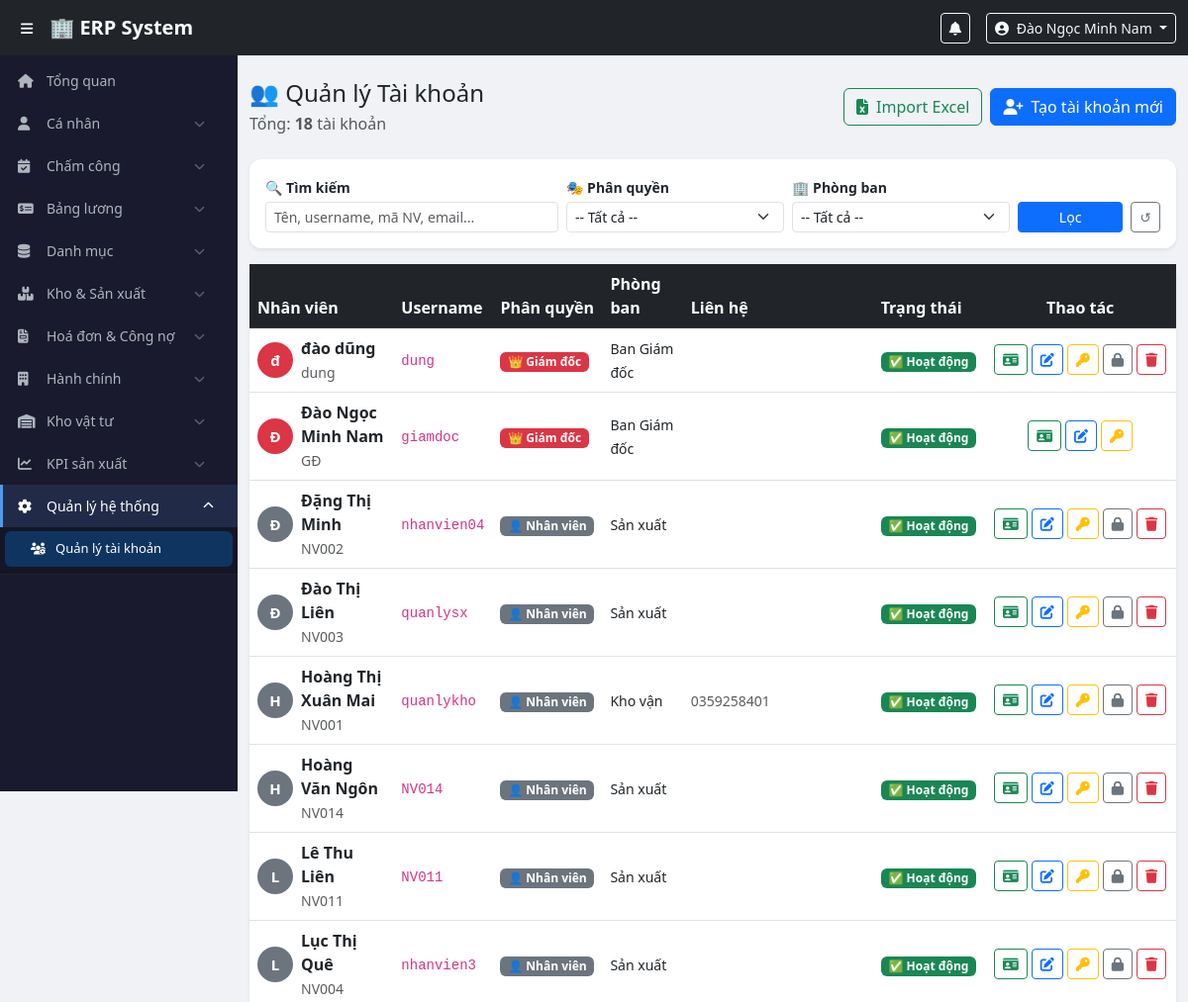
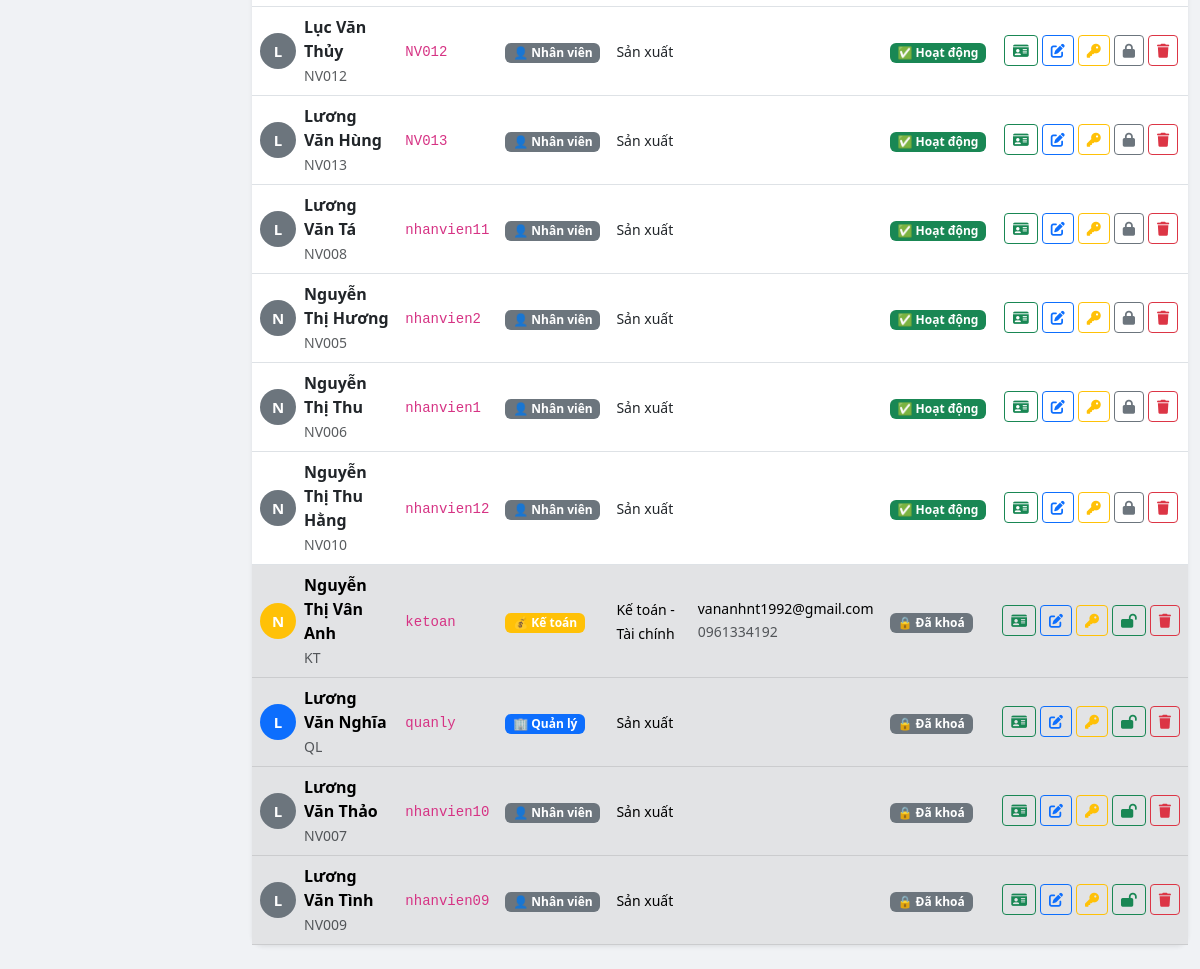
The app's page /modules/users/index.php (signed in) with its own data (2 pictures, top to bottom).
### tables this page shows
CREATE TABLE `users` (
  `id` int(11) NOT NULL,
  `employee_code` varchar(20) NOT NULL,
  `full_name` varchar(100) NOT NULL,
  `username` varchar(50) NOT NULL,
  `password_hash` varchar(255) NOT NULL,
  `email` varchar(100) DEFAULT NULL,
  `phone` varchar(20) DEFAULT NULL,
  `role_id` int(11) NOT NULL,
  `department_id` int(11) DEFAULT NULL,
  `is_active` tinyint(1) DEFAULT 1,
  `created_at` timestamp NOT NULL DEFAULT current_timestamp()
);

CREATE TABLE `roles` (
  `id` int(11) NOT NULL,
  `name` varchar(50) NOT NULL,
  `display_name` varchar(100) NOT NULL
);

CREATE TABLE `departments` (
  `id` int(11) NOT NULL,
  `name` varchar(100) NOT NULL,
  `created_at` timestamp NOT NULL DEFAULT current_timestamp()
);

### config/auth.php (called while the page is built, shortened)
<?php
function isLoggedIn() {
    return isset($_SESSION['user_id']) && !empty($_SESSION['user_id']);
}
function hasRole(...$roles) {
    return in_array($_SESSION['role'], $roles);
}
function currentUser() {
    return [
        'id'          => $_SESSION['user_id']   ?? null,
        'full_name'   => $_SESSION['full_name'] ?? '',
        'username'    => $_SESSION['username']  ?? '',
        'role'        => $_SESSION['role']      ?? '',
        'role_name'   => $_SESSION['role_name'] ?? '',
        'employee_code' => $_SESSION['employee_code'] ?? '',
        'department_id' => $_SESSION['department_id'] ?? null,
    ];
}
function getRoleBadge($role) {
    $map = [
        'director'   => ['class' => 'danger',   'icon' => '👑', 'label' => 'Giám đốc'],
        'accountant' => ['class' => 'warning',   'icon' => '💰', 'label' => 'Kế toán'],
        'manager'    => ['class' => 'primary',   'icon' => '🏢', 'label' => 'Quản lý'],
        'warehouse'  => ['class' => 'info',      'icon' => '📦', 'label' => 'Quản lý Kho'],
        'production' => ['class' => 'success',   'icon' => '🏭', 'label' => 'Quản lý SX'],
        'employee'   => ['class' => 'secondary', 'icon' => '👤', 'label' => 'Nhân viên'],
    ];
    return $map[$role] ?? ['class' => 'secondary', 'icon' => '❓', 'label' => $role];
}
?>

### modules/users/index.php (the view, shortened to what this page needs)
<?php
require_once $_SERVER['DOCUMENT_ROOT'] . '/erp/config/auth.php';
$pdo  = getDBConnection();
$search     = trim($_GET['search']  ?? '');
$sql    = "SELECT u.*, r.name AS role, r.display_name AS role_name, d.name AS dept_name
           FROM users u
           JOIN roles r ON u.role_id = r.id
           LEFT JOIN departments d ON u.department_id = d.id
           WHERE 1=1 ";
$params = [];
$sql .= " ORDER BY u.is_active DESC, r.id ASC, u.full_name ASC";
$stmt = $pdo->prepare($sql);
$stmt->execute($params);
$users = $stmt->fetchAll();
include $_SERVER['DOCUMENT_ROOT'] . '/erp/includes/header.php';
include $_SERVER['DOCUMENT_ROOT'] . '/erp/includes/sidebar.php';
?>
<div class="main-content">
<div class="container-fluid py-4">
    <div class="d-flex justify-content-between align-items-center mb-4">
        <div>
            <h4 class="mb-1">👥 Quản lý Tài khoản</h4>
            <p class="text-muted mb-0">Tổng: <strong><?= count($users) ?></strong> tài khoản</p>
        </div>
        <div class="d-flex gap-2">
            <a href="/erp/modules/users/import_excel.php" class="btn btn-outline-success">
                <i class="fas fa-file-excel me-2"></i>Import Excel
            </a>
            <a href="/erp/modules/users/create.php" class="btn btn-primary">
                <i class="fas fa-user-plus me-2"></i>Tạo tài khoản mới
            </a>
        </div>
    </div>
    <div class="card border-0 shadow-sm mb-3">
        <div class="card-body py-3">
            <form method="GET" class="row g-2 align-items-end">
                <div class="col-md-4">
                    <label class="form-label small fw-semibold mb-1">🔍 Tìm kiếm</label>
                    <input type="text" name="search" class="form-control form-control-sm"
                           placeholder="Tên, username, mã NV, email..."
                           value="<?= htmlspecialchars($search) ?>">
                </div>
                <div class="col-md-3">
                    <label class="form-label small fw-semibold mb-1">🎭 Phân quyền</label>
                    <select name="role" class="form-select form-select-sm">
                        <option value="">-- Tất cả --</option>
                    </select>
                </div>
                <div class="col-md-3">
                    <label class="form-label small fw-semibold mb-1">🏢 Phòng ban</label>
                    <select name="dept" class="form-select form-select-sm">
                        <option value="">-- Tất cả --</option>
                    </select>
                </div>
                <div class="col-md-2 d-flex gap-2">
                    <button type="submit" class="btn btn-primary btn-sm w-100">Lọc</button>
                    <a href="/erp/modules/users/index.php" class="btn btn-outline-secondary btn-sm">↺</a>
                </div>
            </form>
        </div>
    </div>
    <div class="card border-0 shadow-sm">
        <div class="card-body p-0">
            <div class="table-responsive">
                <table class="table table-hover align-middle mb-0">
                    <thead class="table-dark">
                        <tr>
                            <th>Nhân viên</th>
                            <th>Username</th>
                            <th>Phân quyền</th>
                            <th>Phòng ban</th>
                            <th>Liên hệ</th>
                            <th>Trạng thái</th>
                            <th class="text-center">Thao tác</th>
                        </tr>
                    </thead>
                    <tbody>
                    <?php foreach ($users as $u): ?>
                    <?php $badge = getRoleBadge($u['role']); ?>
                    <tr class="<?= !$u['is_active'] ? 'table-secondary text-muted' : '' ?>">
                        <td>
                            <div class="d-flex align-items-center gap-2">
                                <div class="avatar-circle bg-<?= $badge['class'] ?>">
                                    <?= mb_substr($u['full_name'], 0, 1) ?>
                                </div>
                                <div>
                                    <div class="fw-semibold"><?= htmlspecialchars($u['full_name']) ?></div>
                                    <small class="text-muted"><?= htmlspecialchars($u['employee_code']) ?></small>
                                </div>
                            </div>
                        </td>
                        <td><code><?= htmlspecialchars($u['username']) ?></code></td>
                        <td>
                            <span class="badge bg-<?= $badge['class'] ?>">
                                <?= $badge['icon'] ?> <?= $badge['label'] ?>
                            </span>
                        </td>
                        <td><small><?= htmlspecialchars($u['dept_name'] ?? '-') ?></small></td>
                        <td>
                            <small class="d-block"><?= htmlspecialchars($u['email'] ?? '-') ?></small>
                            <small class="text-muted"><?= htmlspecialchars($u['phone'] ?? '') ?></small>
                        </td>
                        <td>
                            <?php if ($u['is_active']): ?>
                                <span class="badge bg-success">✅ Hoạt động</span>
                            <?php else: ?>
                                <span class="badge bg-secondary">🔒 Đã khoá</span>
                            <?php endif; ?>
                        </td>
                        <td class="text-center">
                            <div class="d-flex justify-content-center gap-1">
				<a href="/erp/modules/users/profile.php?id=<?= $u['id'] ?>"
  					class="btn btn-sm btn-outline-success" title="Hồ sơ nhân viên">
  					  <i class="fas fa-id-card"></i>
				</a>
                                <a href="/erp/modules/users/edit.php?id=<?= $u['id'] ?>"
                                   class="btn btn-sm btn-outline-primary" title="Chỉnh sửa">
                                    <i class="fas fa-edit"></i>
                                </a>
                                <a href="/erp/modules/users/change_password.php?id=<?= $u['id'] ?>"
                                   class="btn btn-sm btn-outline-warning" title="Đổi mật khẩu">
                                    <i class="fas fa-key"></i>
                                </a>
                                <?php if ($u['id'] !== $user['id']): ?>
                                <form method="POST" class="d-inline">
                                    <?php if ($u['is_active']): ?>
                                        <button type="submit" class="btn btn-sm btn-outline-secondary" title="Khoá tài khoản"
                                                onclick="return confirm('Khoá tài khoản <?= htmlspecialchars($u['full_name']) ?>?')">
                                            <i class="fas fa-lock"></i>
                                        </button>
                                    <?php else: ?>
                                        <button type="submit" class="btn btn-sm btn-outline-success" title="Mở khoá">
                                            <i class="fas fa-lock-open"></i>
                                        </button>
                                    <?php endif; ?>
                                </form>
                                <?php if (hasRole('director')): ?>
                                <form method="POST" class="d-inline">
                                    <button type="submit" class="btn btn-sm btn-outline-danger" title="Xoá tài khoản"
                                            onclick="return confirm('⚠️ Xoá tài khoản <?= htmlspecialchars($u['full_name']) ?>?\nHành động này không thể hoàn tác!')">
                                        <i class="fas fa-trash"></i>
                                    </button>
                                </form>
                                <?php endif; ?>
                                <?php endif; ?>
                            </div>
                        </td>
                    </tr>
                    <?php endforeach; ?>
                    </tbody>
                </table>
            </div>
        </div>
    </div>
</div>
</div>
<?php include $_SERVER['DOCUMENT_ROOT'] . '/erp/includes/footer.php'; ?>

### includes/header.php (shortened to what this page needs)
<?php
$user = currentUser();
?>
<!DOCTYPE html>
<html lang="vi">
<head>
    <link href="https://cdn.jsdelivr.net/npm/bootstrap@5.3.0/dist/css/bootstrap.min.css" rel="stylesheet">
    <link href="https://cdnjs.cloudflare.com/ajax/libs/font-awesome/6.4.0/css/all.min.css" rel="stylesheet">
    <link href="/erp/assets/css/style.css" rel="stylesheet">
</head>
<body>
<nav class="navbar navbar-expand-lg navbar-dark bg-dark fixed-top" style="z-index:1030;">
    <div class="container-fluid">
        <button class="btn btn-sm text-white me-2" id="sidebarToggle">
            <i class="fas fa-bars"></i>
        </button>
        <a class="navbar-brand fw-bold" href="/erp/dashboard.php">🏢 ERP System</a>
        <div class="ms-auto d-flex align-items-center gap-3">
            <div class="dropdown">
                <button class="btn btn-sm btn-outline-light position-relative" data-bs-toggle="dropdown">
                    <i class="fas fa-bell"></i>
                </button>
            </div>
            <div class="dropdown">
                <button class="btn btn-sm btn-outline-light dropdown-toggle" data-bs-toggle="dropdown">
                    <i class="fas fa-user-circle me-1"></i>
                    <?= htmlspecialchars($user['full_name']) ?>
                </button>
            </div>
        </div>
    </div>
</nav>

### assets/css/style.css (style rules this page uses)
body { padding-top: 56px; background: #f0f2f5; font-family: 'Segoe UI', sans-serif; }
.main-content { margin-left: 240px; transition: margin-left 0.3s; min-height: calc(100vh - 56px); }
.card { border-radius: 12px !important; }

### modules/users/index.php (style rules this page uses)
.avatar-circle { width: 36px; height: 36px; border-radius: 50%; display: inline-flex; align-items: center; justify-content: center; color: white; font-weight: 700; font-size: 15px; flex-shrink: 0; }

### records on screen
users: full_name "Đào Ngọc Minh Nam", full_name "Đ", employee_code "GĐ", username "giamdoc", role.name "👑", role.name "Giám đốc", department.name "Ban Giám đốc", is_active "✅ Hoạt động"
users: full_name "đ", full_name "đào dũng", employee_code "dung", username "dung", role.name "👑", role.name "Giám đốc", department.name "Ban Giám đốc", is_active "✅ Hoạt động"
users: full_name "Đ", full_name "Đặng Thị Minh", employee_code "NV002", username "nhanvien04", role.name "Nhân viên", department.name "Sản xuất", is_active "✅ Hoạt động"
users: full_name "Đ", full_name "Đào Thị Liên", employee_code "NV003", username "quanlysx", role.name "Nhân viên", department.name "Sản xuất", is_active "✅ Hoạt động"
users: full_name "H", full_name "Hoàng Thị Xuân Mai", employee_code "NV001", username "quanlykho", role.name "Nhân viên", department.name "Kho vận", phone "0359258401", is_active "✅ Hoạt động"
users: full_name "H", full_name "Hoàng Văn Ngôn", employee_code "NV014", username "NV014", role.name "Nhân viên", department.name "Sản xuất", is_active "✅ Hoạt động"
users: full_name "L", full_name "Lê Thu Liên", employee_code "NV011", username "NV011", role.name "Nhân viên", department.name "Sản xuất", is_active "✅ Hoạt động"
users: full_name "L", full_name "Lục Thị Quê", employee_code "NV004", username "nhanvien3", role.name "Nhân viên", department.name "Sản xuất", is_active "✅ Hoạt động"
users: full_name "L", full_name "Lục Văn Thủy", employee_code "NV012", username "NV012", role.name "Nhân viên", department.name "Sản xuất", is_active "✅ Hoạt động"
users: full_name "L", full_name "Lương Văn Hùng", employee_code "NV013", username "NV013", role.name "Nhân viên", department.name "Sản xuất", is_active "✅ Hoạt động"
users: full_name "L", full_name "Lương Văn Tá", employee_code "NV008", username "nhanvien11", role.name "Nhân viên", department.name "Sản xuất", is_active "✅ Hoạt động"
users: full_name "N", full_name "Nguyễn Thị Hương", employee_code "NV005", username "nhanvien2", role.name "Nhân viên", department.name "Sản xuất", is_active "✅ Hoạt động"
users: full_name "N", full_name "Nguyễn Thị Thu", employee_code "NV006", username "nhanvien1", role.name "Nhân viên", department.name "Sản xuất", is_active "✅ Hoạt động"
users: full_name "N", full_name "Nguyễn Thị Thu Hằng", employee_code "NV010", username "nhanvien12", role.name "Nhân viên", department.name "Sản xuất", is_active "✅ Hoạt động"
users: full_name "N", full_name "Nguyễn Thị Vân Anh", employee_code "KT", username "ketoan", role.name "💰", role.name "Kế toán", department.name "Kế toán - Tài chính", email "vananhnt1992@gmail.com", phone "0961334192", is_active "🔒 Đã khoá"
users: full_name "L", full_name "Lương Văn Nghĩa", employee_code "QL", username "quanly", role.name "🏢", role.name "Quản lý", department.name "Sản xuất", is_active "🔒 Đã khoá"
users: full_name "L", full_name "Lương Văn Thảo", employee_code "NV007", username "nhanvien10", role.name "Nhân viên", department.name "Sản xuất", is_active "🔒 Đã khoá"
users: full_name "L", full_name "Lương Văn Tình", employee_code "NV009", username "nhanvien09", role.name "Nhân viên", department.name "Sản xuất", is_active "🔒 Đã khoá"

### other values on screen
count($users) "18"
